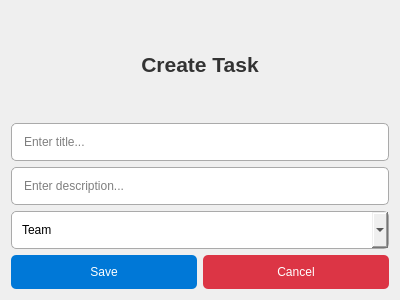
<?xml version="1.0" encoding="UTF-8"?>
<ui version="4.0">
 <class>CrudForm</class>
 <widget class="QWidget" name="CrudForm">
  <property name="geometry">
   <rect>
    <x>0</x>
    <y>0</y>
    <width>400</width>
    <height>300</height>
   </rect>
  </property>
  <property name="windowTitle">
   <string>CRUD Form</string>
  </property>
  <layout class="QVBoxLayout" name="verticalLayout">
   <item>
    <widget class="QLabel" name="formLabel">
     <property name="styleSheet">
      <string>
       QLabel {
           font-size: 16pt;
           font-weight: bold;
           color: #333;
       }
      </string>
     </property>
     <property name="text">
      <string>Create Task</string>
     </property>
     <property name="alignment">
      <set>Qt::AlignCenter</set>
     </property>
    </widget>
   </item>
   <item>
    <widget class="QLineEdit" name="titleLineEdit">
     <property name="styleSheet">
      <string>
       QLineEdit {
           padding: 10px;
           border: 1px solid #aaa;
           border-radius: 5px;
       }
      </string>
     </property>
     <property name="placeholderText">
      <string>Enter title...</string>
     </property>
    </widget>
   </item>
   <item>
    <widget class="QLineEdit" name="descriptionLineEdit">
     <property name="styleSheet">
      <string>
       QLineEdit {
           padding: 10px;
           border: 1px solid #aaa;
           border-radius: 5px;
       }
      </string>
     </property>
     <property name="placeholderText">
      <string>Enter description...</string>
     </property>
    </widget>
   </item>
   <item>
    <widget class="QComboBox" name="typeComboBox">
     <property name="styleSheet">
      <string>
       QComboBox {
           padding: 10px;
           border: 1px solid #aaa;
           border-radius: 5px;
       }
      </string>
     </property>
     <property name="currentText">
      <string>Team</string>
     </property>
     <item>
      <property name="text">
       <string>Team</string>
      </property>
     </item>
     <item>
      <property name="text">
       <string>Personal</string>
      </property>
     </item>
    </widget>
   </item>
   <item>
    <layout class="QHBoxLayout" name="horizontalLayout">
     <item>
      <widget class="QPushButton" name="saveButton">
       <property name="styleSheet">
        <string>
         QPushButton {
             background-color: #0078d7;
             color: white;
             padding: 10px;
             border-radius: 5px;
         }
         QPushButton:hover {
             background-color: #005fa3;
         }
        </string>
       </property>
       <property name="text">
        <string>Save</string>
       </property>
      </widget>
     </item>
     <item>
      <widget class="QPushButton" name="cancelButton">
       <property name="styleSheet">
        <string>
         QPushButton {
             background-color: #dc3545;
             color: white;
             padding: 10px;
             border-radius: 5px;
         }
         QPushButton:hover {
             background-color: #c82333;
         }
        </string>
       </property>
       <property name="text">
        <string>Cancel</string>
       </property>
      </widget>
     </item>
    </layout>
   </item>
  </layout>
 </widget>
 <resources/>
 <connections/>
</ui>
